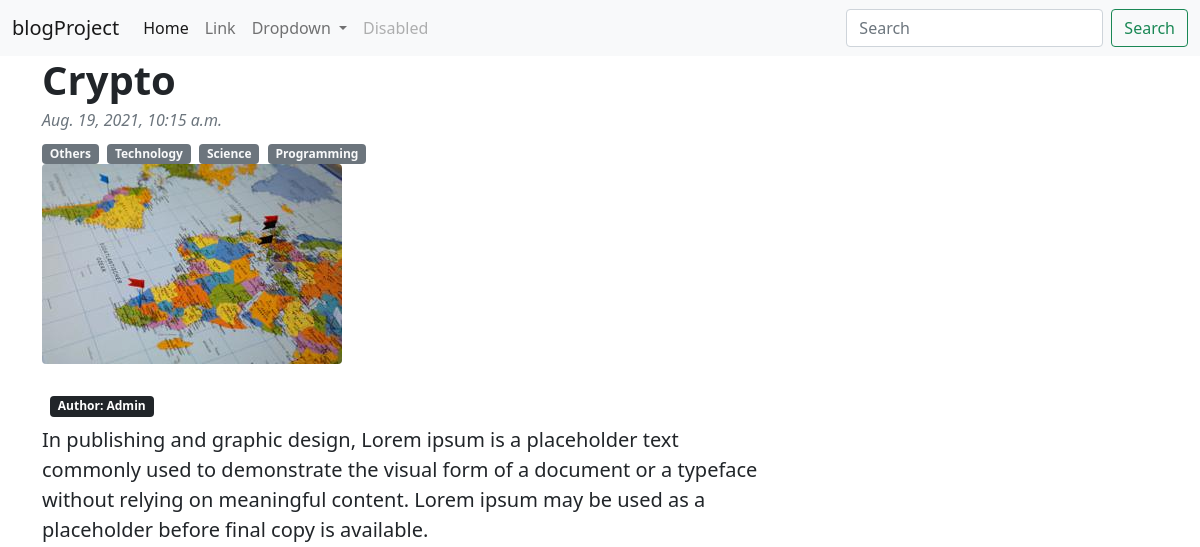
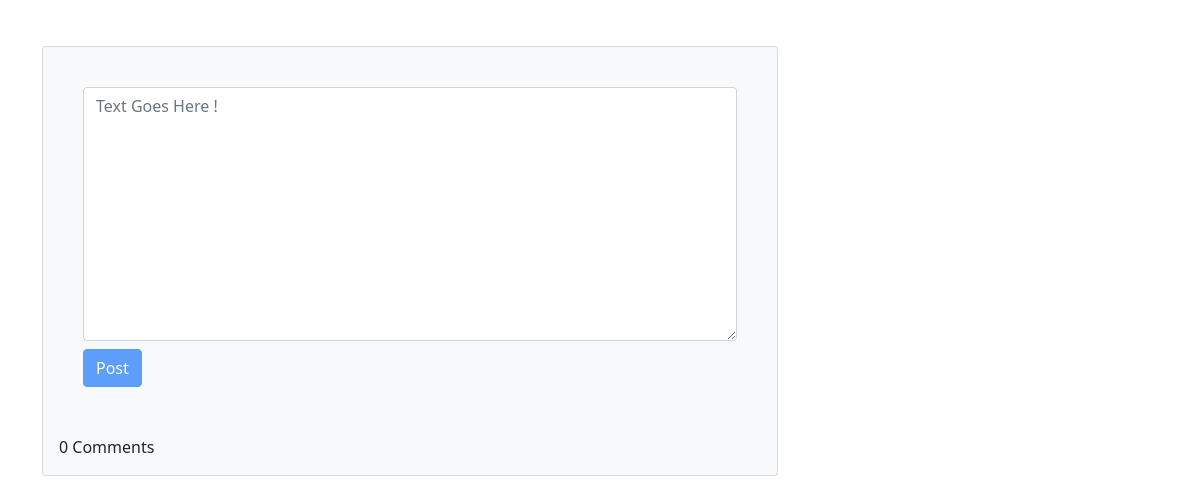
The app's page /detail/5/, older data (2 pictures, top to bottom).
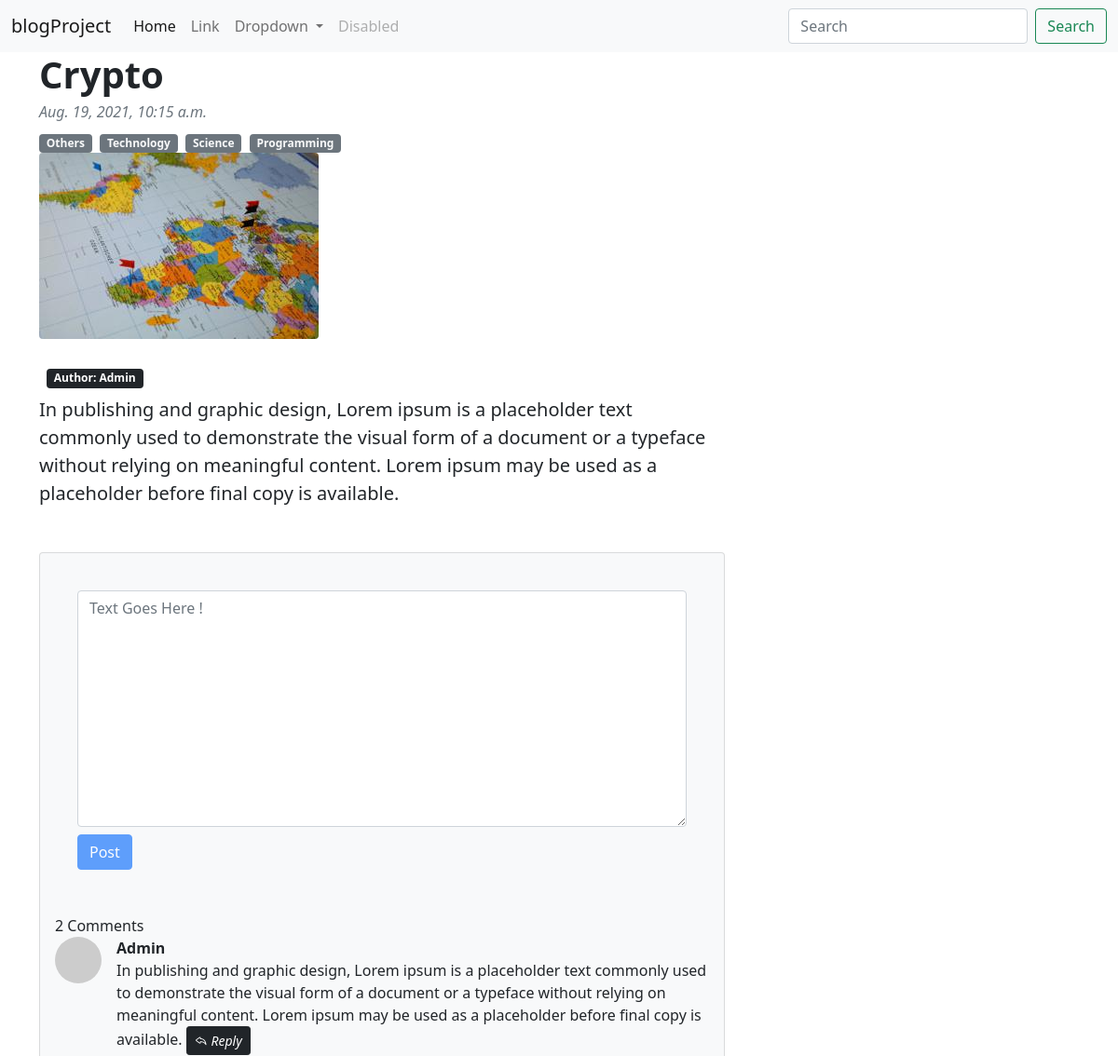
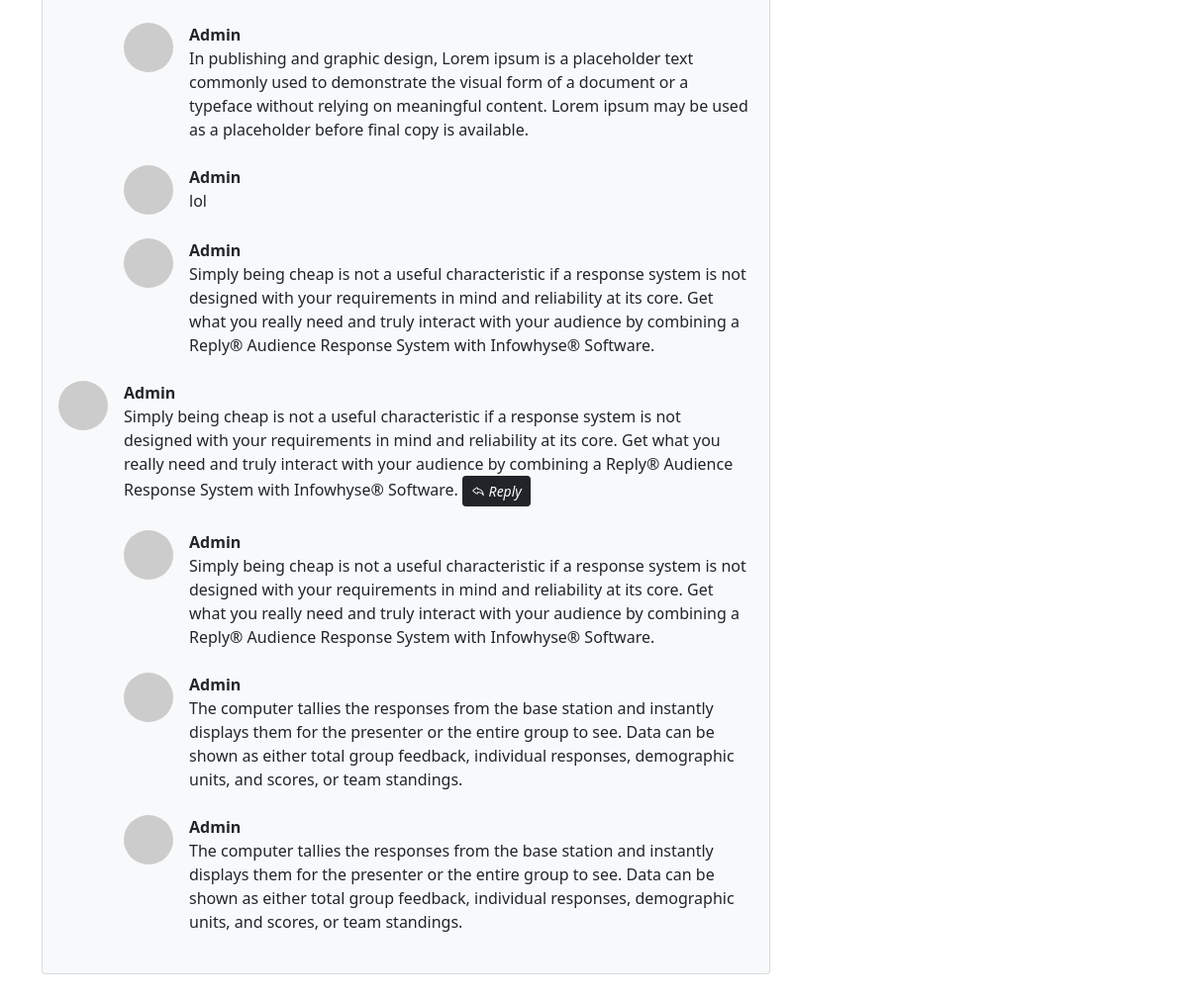
The same page, newer data (2 pictures, top to bottom).
### blog_post/models.py (models this page shows, shortened)
class Post(models.Model):
  title = models.CharField(max_length=255)
  created_by = models.ForeignKey(Account, on_delete=models.CASCADE)
  body  = models.TextField()
  created = models.DateTimeField(auto_now_add=True)
  last_modified = models.DateTimeField(auto_now=True)
  image         = models.ImageField(default='post_pics/default.jpg',upload_to='post_pics',null=True,blank=True)
  categories = models.ManyToManyField('Category',related_name='posts')

class Category(models.Model):
  name = models.CharField(max_length=20)

class Comment(models.Model):
  author = models.ForeignKey(Account, on_delete=models.CASCADE)
  body   = models.TextField()
  reply  = models.ForeignKey('self',null=True,related_name="replies",on_delete=models.CASCADE)
  created = models.DateTimeField(auto_now_add=True)
  post = models.ForeignKey(Post, on_delete=models.CASCADE)

### user_account/models.py (models this page shows, shortened)
class Account(AbstractBaseUser,PermissionsMixin):
  email     = models.EmailField(unique=True)
  username  = models.CharField(max_length=100,unique=True)
  is_staff  = models.BooleanField(default=False)
  is_active = models.BooleanField(default=True)
  is_superuser = models.BooleanField(default=False)
  is_admin     = models.BooleanField(default=False)
  date_join    = models.DateTimeField(auto_now_add=True)
  last_login   = models.DateTimeField(auto_now=True)
  objects      = CustomUserManager()
  USERNAME_FIELD = 'email'
  REQUIRED_FIELDS = ['username']

### blog_post/views.py (the view, shortened to what this page needs)
# urls.py: path('detail/<int:id>/',views.blog_detail,name='blog_detail'),
def blog_detail(request, id):
  post = Post.objects.get(id=id)
  form = CommentForm()
  if request.method == 'POST':
    form = CommentForm(request.POST)
  comments = Comment.objects.filter(post=post,reply=None)
  context = {
    'post':post,
    'comments':comments,
    'form':form,
  }
  return render(request,'post/blog_detail.html',context)

### blog_post/forms.py
class CommentForm(forms.Form):
   body = forms.CharField(label="",widget=forms.Textarea(
        attrs={
            "class": "form-control",
            "placeholder": "Text Goes Here !"
        })
    )

### templates/post/blog_detail.html (shortened to what this page needs)
{% extends 'base.html' %}
{% block content %}
<div class="container">
  <div class="row">
  <div class="col-lg-8">
    <article>
        <header class="mb-4">
            <h1 class="fw-bolder mb-1">{{ post.title }}</h1>
            <div class="text-muted fst-italic mb-2">{{ post.created }}</div>
            {% for category in post.categories.all %}
             <a class="badge bg-secondary text-decoration-none link-light" href="{% url 'blog_post:blog_category' category.name %}">
             {{ category.name }}
            </a>&nbsp;
             {% endfor %}
        <figure class="mb-4"><img class="img-fluid rounded" src="{{ post.image.url }}" alt="..." /></figure>
        <span class="badge bg-dark  m-2"> Author: {{ post.created_by.username|capfirst }} </span>
        <section class="mb-5">
            <p class="fs-5 mb-4">{{ post.body  }}</p>
        </section>
    </article>
    <section class="mb-5">
        <div class="card bg-light">
            <div class="card-body">
                <form class="mb-4 p-4" action="" method="POST">
                    {{ form }}
                    {% if request.user.is_authenticated %}
                    <input type="submit"  class="mt-2 btn btn-primary" value="Post">
                    {% else %}
                    <input type="submit"  class="mt-2 btn btn-primary" value="Post" disabled>
                    {% endif %}
                </form>
                {{ comments.count }} Comment{{ comments |pluralize }}
                {% for comment in comments %}
                <div class="d-flex mb-4">
                    <div class="flex-shrink-0"><img class="rounded-circle" src="https://dummyimage.com/50x50/ced4da/6c757d.jpg" alt="..." /></div>
                    <div class="ms-3">
                        <div class="fw-bold">{{ comment.author.username|capfirst }}</div>
                        {{ comment.body }}
                        <button type="button" class="reply-btn btn btn-dark btn-sm "> <i class="bi bi-reply"> Reply   </i> </button>
                        {% for reply in comment.replies.all %}
                        <div class="d-flex mt-4">
                            <div class="flex-shrink-0"><img class="rounded-circle" src="https://dummyimage.com/50x50/ced4da/6c757d.jpg" alt="..." /></div>
                            <div class="ms-3">
                                <div class="fw-bold">{{ reply.author.username|capfirst }}</div>
                               {{ reply.body }}
                            </div>
                        </div>
                        {% endfor %}
                    </div>
                </div>
                {% endfor %}
            </div>
        </div>
    </section>
</div>
</div>
</div>
{% endblock %}

### templates/base.html (shortened to what this page needs)
<!doctype html>
<html lang="en">
  <head>
    <link href="https://cdn.jsdelivr.net/npm/bootstrap@5.0.2/dist/css/bootstrap.min.css" rel="stylesheet">
    <link rel="stylesheet" href="https://cdn.jsdelivr.net/npm/bootstrap-icons@1.5.0/font/bootstrap-icons.css">
  </head>
  <body>
    <nav class="navbar navbar-expand-lg navbar-light bg-light">
      <div class="container-fluid">
        <a class="navbar-brand" href="{% url 'blog_post:home' %}">  blogProject</a>
        <div class="collapse navbar-collapse" id="navbarSupportedContent">
          <ul class="navbar-nav me-auto mb-2 mb-lg-0">
            <li class="nav-item">
              <a class="nav-link active" aria-current="page" href="#">Home</a>
            </li>
            <li class="nav-item">
              <a class="nav-link" href="#">Link</a>
            </li>
            <li class="nav-item dropdown">
              <a class="nav-link dropdown-toggle" href="#" id="navbarDropdown" role="button" data-bs-toggle="dropdown" aria-expanded="false">
                Dropdown
              </a>
            </li>
            <li class="nav-item">
              <a class="nav-link disabled" href="#" tabindex="-1" aria-disabled="true">Disabled</a>
            </li>
          </ul>
          <form action="{% url 'blog_post:search' %}" class="d-flex">
            <input class="form-control me-2" type="search" placeholder="Search" name="q" aria-label="Search" required>
            <button class="btn btn-outline-success" type="submit">Search</button>
          </form>
        </div>
      </div>
    </nav>
    {% block content %}
    {% endblock %}
  </body>
</html>

Row changes from the older to the newer data that the page shows:
added Comment: author.username "Admin", body "In publishing and graphic design, Lorem ipsum is a placeholder text commonly used to demonstrate the visual form of a document or a typeface without relying on meaningful content. Lorem ipsum may be used as a placeholder before final copy is available."
added Comment: author.username "Admin", body "In publishing and graphic design, Lorem ipsum is a placeholder text commonly used to demonstrate the visual form of a document or a typeface without relying on meaningful content. Lorem ipsum may be used as a placeholder before final copy is available."
added Comment: author.username "Admin", body "lol"
added Comment: author.username "Admin", body "Simply being cheap is not a useful characteristic if a response system is not designed with your requirements in mind and reliability at its core. Get what you really need and truly interact with your audience by combining a Reply® Audience Response System with Infowhyse® Software."
added Comment: author.username "Admin", body "Simply being cheap is not a useful characteristic if a response system is not designed with your requirements in mind and reliability at its core. Get what you really need and truly interact with your audience by combining a Reply® Audience Response System with Infowhyse® Software."
added Comment: author.username "Admin", body "Simply being cheap is not a useful characteristic if a response system is not designed with your requirements in mind and reliability at its core. Get what you really need and truly interact with your audience by combining a Reply® Audience Response System with Infowhyse® Software."
added Comment: author.username "Admin", body "The computer tallies the responses from the base station and instantly displays them for the presenter or the entire group to see. Data can be shown as either total group feedback, individual responses, demographic units, and scores, or team standings."
added Comment: author.username "Admin", body "The computer tallies the responses from the base station and instantly displays them for the presenter or the entire group to see. Data can be shown as either total group feedback, individual responses, demographic units, and scores, or team standings."
Text that changed along with them:
{{ comments.count }}: "0" → "2"
